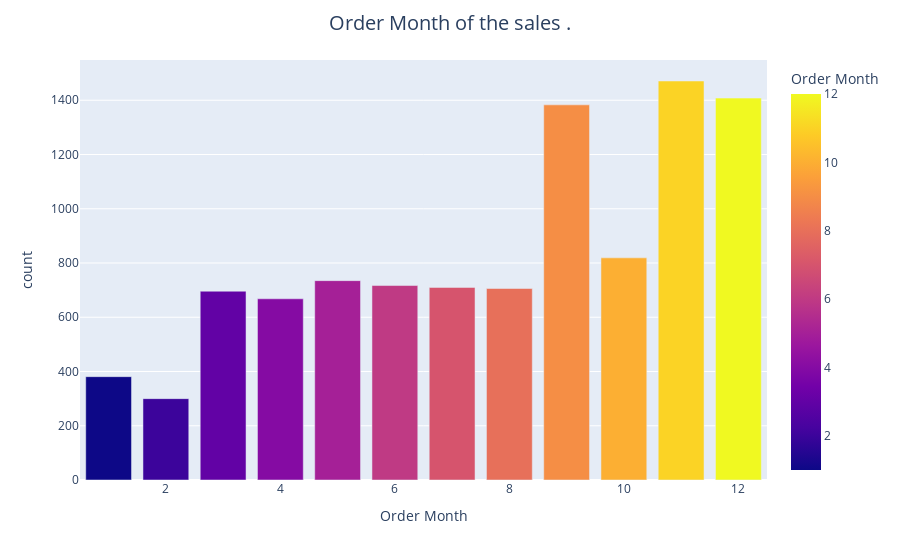

Write notebook code for a chart like this one.
### Code cell
fig = px.bar(df['Order Month'].value_counts().reset_index(), y='count', x='Order Month',color='Order Month',color_discrete_sequence=blue_1)
fig.update_layout(
    title="Order Month of the sales .",
    title_x=0.5,  # Centers the title
    title_font=dict(size=20)  # Changes the font size
)
fig.show()

### Figure 1 — Plotly figure (JSON) as saved in the notebook; plotly's stock layout.template omitted (floating-point values rounded to 4 significant figures)
{"data": [{"alignmentgroup": "True", "hovertemplate": "Order Month=%{marker.color}<br>count=%{y}<extra></extra>", "legendgroup": "", "marker": {"color": [11, 12, 9, 10, 5, 6, 7, 8, 3, 4, 1, 2], "coloraxis": "coloraxis", "pattern": {"shape": ""}}, "name": "", "offsetgroup": "", "orientation": "v", "showlegend": false, "textposition": "auto", "type": "bar", "x": [11, 12, 9, 10, 5, 6, 7, 8, 3, 4, 1, 2], "xaxis": "x", "y": [1471, 1408, 1383, 819, 735, 717, 710, 706, 696, 668, 381, 300], "yaxis": "y"}], "layout": {"barmode": "relative", "coloraxis": {"colorbar": {"title": {"text": "Order Month"}}, "colorscale": [[0, "#0d0887"], [0.1111, "#46039f"], [0.2222, "#7201a8"], [0.3333, "#9c179e"], [0.4444, "#bd3786"], [0.5556, "#d8576b"], [0.6667, "#ed7953"], [0.7778, "#fb9f3a"], [0.8889, "#fdca26"], [1, "#f0f921"]]}, "legend": {"tracegroupgap": 0}, "margin": {"t": 60}, "title": {"font": {"size": 20}, "text": "Order Month of the sales .", "x": 0.5}, "xaxis": {"anchor": "y", "domain": [0, 1], "title": {"text": "Order Month"}}, "yaxis": {"anchor": "x", "domain": [0, 1], "title": {"text": "count"}}}}
